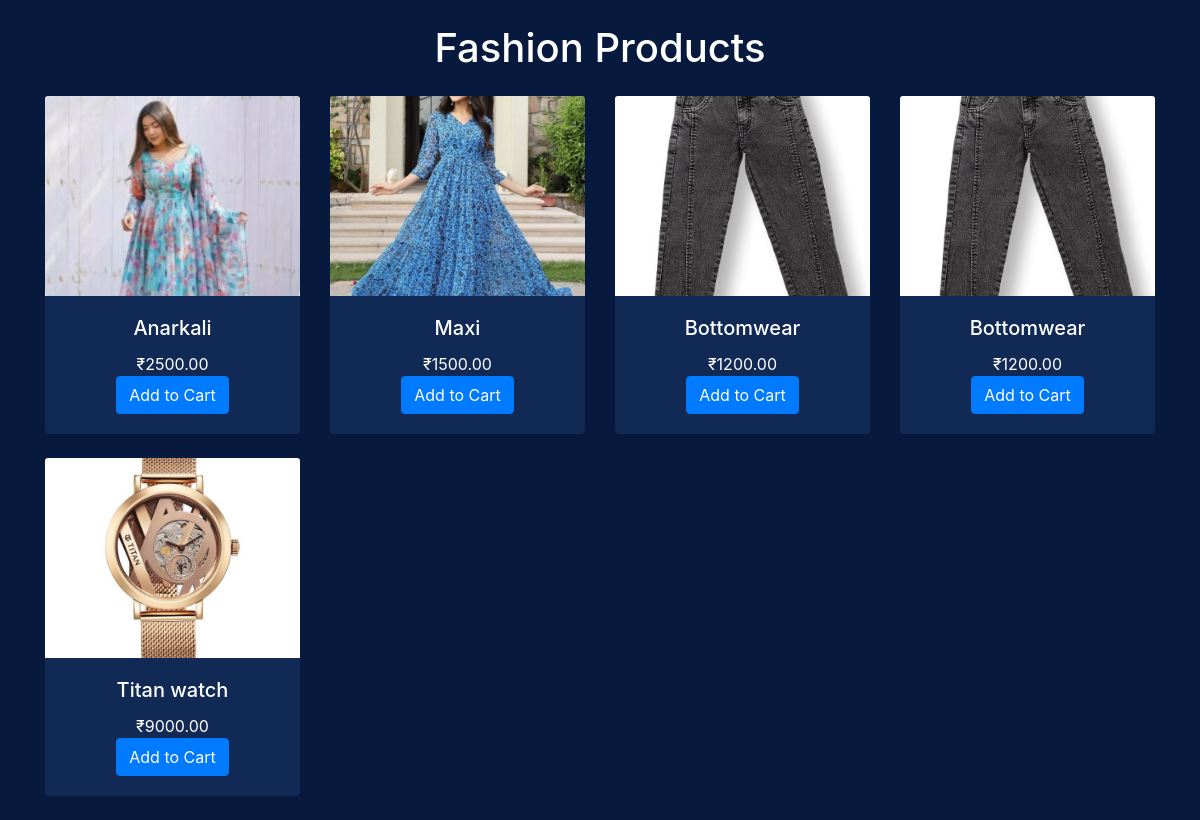
Screenshot of /products/category/2/ with the database file from the repository.
### products/models.py (models this page shows, shortened)
class Category(models.Model):
    name = models.CharField(max_length=100)
    image = models.ImageField(upload_to='categories/', null=True, blank=True)

class Product(models.Model):
    category = models.ForeignKey(Category, on_delete=models.CASCADE, related_name='products')
    vendor = models.ForeignKey(User, on_delete=models.CASCADE, related_name='products', null=True, blank=True)  # ✅ add this line
    name = models.CharField(max_length=255)
    price = models.DecimalField(max_digits=10, decimal_places=2)
    image = models.ImageField(upload_to='products/', default='products/default.jpg')
    description = models.TextField(blank=True, null=True)

### products/views.py (the view)
# urls.py: path('category/<int:category_id>/', views.products_by_category, name='products_by_category'),
def products_by_category(request, category_id):
    category = get_object_or_404(Category, id=category_id)
    products = Product.objects.filter(category=category)
    return render(request, 'products/product.html', {
        'selected_category': category,
        'products': products
    })

### products/templates/products/product.html (shortened to what this page needs)
<!DOCTYPE html>
<html lang="en">
<head>
  <link rel="stylesheet" href="https://stackpath.bootstrapcdn.com/bootstrap/4.5.2/css/bootstrap.min.css">
</head>
<body>
  <div class="container mt-4">
    <h1 class="text-center mb-4">{{ selected_category.name }} Products</h1>
    <div class="row">
      {% for product in products %}
        <div class="col-md-3 mb-4">
          <a href="{% url 'products:product_detail' product.id %}" style="text-decoration: none; color: inherit;">
          <div class="card h-100">
            <img src="{{ product.image.url }}" class="card-img-top" alt="{{ product.name }}">
            <div class="card-body">
              <h5 class="card-title">{{ product.name }}</h5>
              <p class="card-text">₹{{ product.price }}</p>
              <a href="{% url 'cart:add_to_cart' product.id %}" class="btn btn-primary">Add to Cart</a>
            </div>
          </div>
          </a>
        </div>
      {% empty %}
        <p class="text-center">No products in this category.</p>
      {% endfor %}
    </div>
  </div>
</body>
</html>

### products/templates/products/product.html (style rules this page uses)
body { background-color: #071a3d; color: white; }
.card { background-color: #102a55; border: none; }
.card img { height: 200px; object-fit: cover; }
.card-body { text-align: center; }

### rows the page displays
Category: name "Fashion"
Product: image (picture), name "Anarkali", price "2500.00"
Product: image (picture), name "Maxi", price "1500.00"
Product: image (picture), name "Bottomwear", price "1200.00"
Product: image (picture), name "Bottomwear", price "1200.00"
Product: image (picture), name "Titan watch", price "9000.00"
